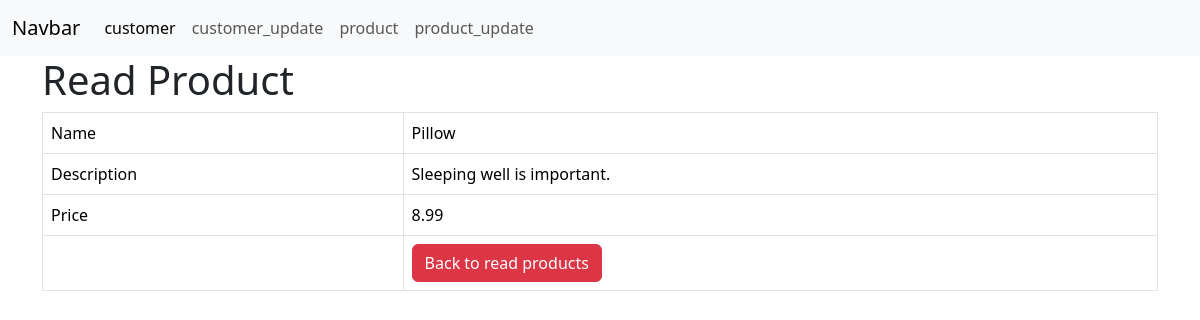
/shop/product_details.php?id=8 (signed in), run on an earlier commit of the app's database.
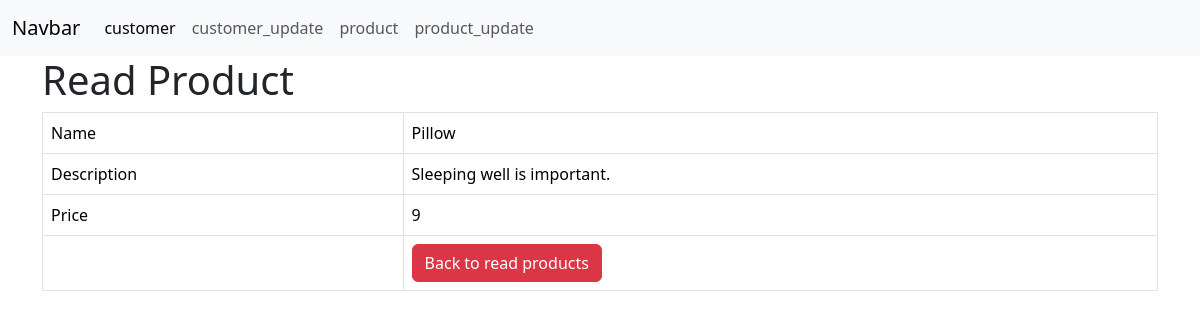
And on a later commit of the database.
### tables this page shows
CREATE TABLE IF NOT EXISTS `products` (
  `id` int NOT NULL AUTO_INCREMENT,
  `name` varchar(128) NOT NULL,
  `description` text NOT NULL,
  `product_cat` int NOT NULL,
  `price` double NOT NULL,
  `created` datetime NOT NULL,
  `modified` timestamp NOT NULL DEFAULT CURRENT_TIMESTAMP ON UPDATE CURRENT_TIMESTAMP,
  PRIMARY KEY (`id`)
);

### shop/product_details.php (the view, shortened to what this page needs)
<!DOCTYPE HTML>
<?php
include "menu.php";
?>
<html>
<head>
    <link href="https://cdn.jsdelivr.net/npm/bootstrap@5.3.3/dist/css/bootstrap.min.css" rel="stylesheet">
</head>
<body>
    <div class="container">
        <div class="page-header">
            <h1>Read Product</h1>
        </div>
        <?php
        $id = isset($_GET['id']) ? $_GET['id'] : die('ERROR: Record ID not found.');
        include 'config/database.php';
        try {
            $query = "SELECT id, name, description, price FROM products WHERE id = ? LIMIT 0,1";
            $stmt = $con->prepare($query);
            $stmt->bindParam(1, $id);
            $stmt->execute();
            $row = $stmt->fetch(PDO::FETCH_ASSOC);
            $name = $row['name'];
            $description = $row['description'];
            $price = $row['price'];
        }
        catch (PDOException $exception) {
            die('ERROR: ' . $exception->getMessage());
        }
        ?>
        <table class='table table-hover table-responsive table-bordered'>
            <tr>
                <td>Name</td>
                <td><?php echo $name;  ?></td>
            </tr>
            <tr>
                <td>Description</td>
                <td><?php echo $description;  ?></td>
            </tr>
            <tr>
                <td>Price</td>
                <td><?php echo $price;  ?></td>
            </tr>
            <tr>
                <td></td>
                <td>
                    <a href='index.php' class='btn btn-danger'>Back to read products</a>
                </td>
            </tr>
        </table>
    </div>
</body>
</html>

What changed in the data, as far as the page shows it:
changed products "Pillow": price "8.99" → "9"
